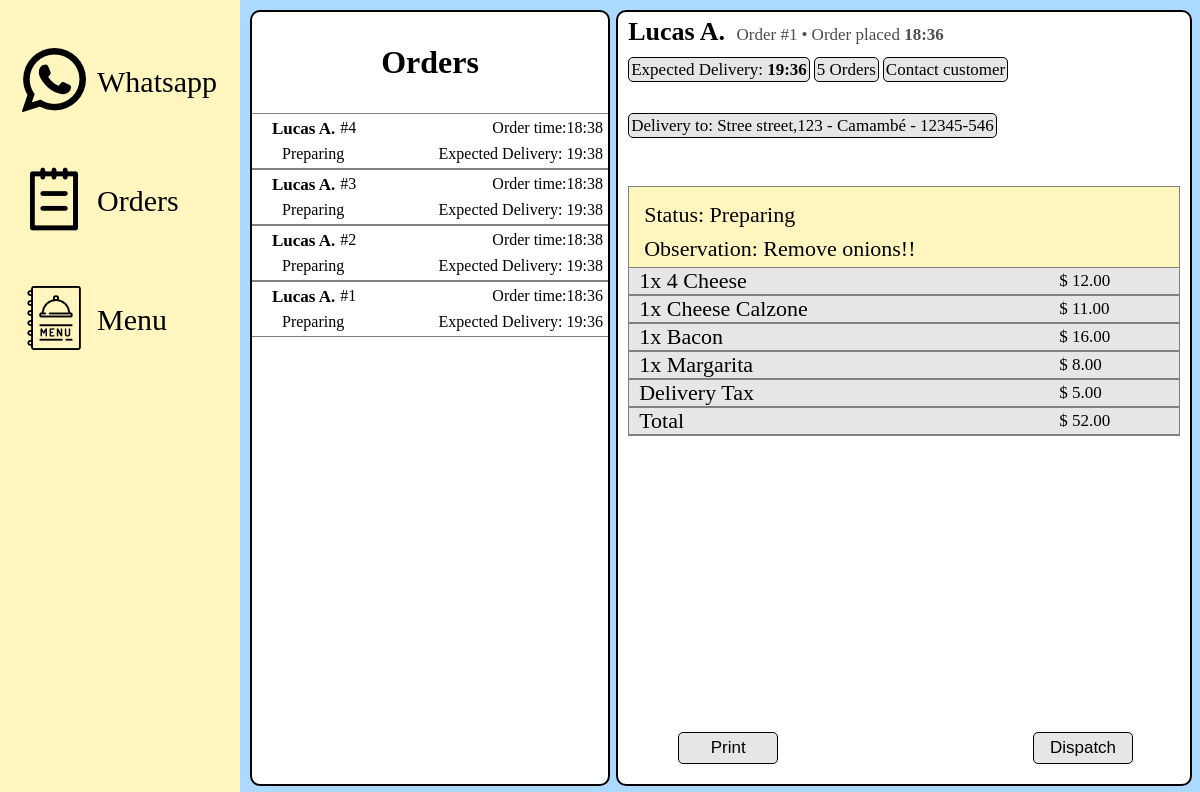
/manage/1, run on the app's committed database.
### Bot/models.py (models this page shows, shortened)
class Orders(models.Model):
    contact_id = models.ForeignKey(Contacts, on_delete=models.CASCADE)
    total_value = models.FloatField(blank=True)
    order_date = models.DateTimeField(blank=True, null=True)
    deliver_address = models.TextField(blank=True)
    status = models.CharField(max_length=12, blank=True)
    observation = models.CharField(max_length=250, blank=True)
    def get_id(self):
        return f"{self.id}"
    class Meta: verbose_name_plural = 'Orders'

class Contacts(models.Model):
    name = models.CharField(max_length=32)
    phone_number = models.CharField(max_length=16, unique=True)
    class Meta: verbose_name_plural = 'Contacts'

class Order_Products(models.Model):
    order_id = models.ForeignKey(Orders, on_delete=models.CASCADE)
    product_id = models.ForeignKey(Products, on_delete=models.CASCADE)
    quantity = models.IntegerField()
    total = models.FloatField()
    class Meta: verbose_name_plural = 'Order_Products'

class Products(models.Model):
    name = models.CharField(max_length=80)
    price = models.FloatField()
    image = models.ImageField(upload_to=MEDIA_ROOT,blank=True, null=True)
    description = models.TextField(blank=True)
    category = models.ForeignKey(
        Categories,
        on_delete=models.CASCADE
    )
    class Meta: verbose_name_plural = 'Prodcuts'

### Bot/views.py (the view)
# urls.py: path('manage/', manage, name='manage'),
def manage(request, **kwargs):
    orders = Orders.objects.filter(status__in = ('Delivering', 'Preparing')).order_by('-order_date')
    if request.method == 'POST' or kwargs:
        id = kwargs.get('id')
        if request.POST.get('id') != None:
            id = request.POST.get('id')
        active_order = Orders.objects.get(id = id)
        if request.POST.get('print'):
            print_receipt(id)
        if request.POST.get('button_dispatch'):
            active_order.status = 'Delivering'
            send_message(RESPONSES['Delivering'],active_order.contact_id.phone_number,active_order.contact_id)
            active_order.save()
        if request.POST.get('button_finish'):
            active_order.status = 'Done'
            send_interactive_message(RESPONSES["Finish"],active_order.contact_id.phone_number,active_order.contact_id)
            send_message(RESPONSES['Finish_Social'],active_order.contact_id.phone_number,active_order.contact_id)
            active_order.save()
            return redirect('manage')
        num_orders = Orders.objects.filter(contact_id = active_order.contact_id).count()
        order_procuts = Order_Products.objects.filter(order_id = id)
    else:
        active_order = None
        num_orders = 0
        order_procuts = None
    return render(request, 'Manage/manage.html', {'delivery_price' : DELIVERY_PRICE,'orders' : orders, 'delivery_time' : DELIVERY_TIME, 'active_order' : active_order, 'num_order' : num_orders, 'order_products' : order_procuts})

### Bot/templates/Manage/manage.html (shortened to what this page needs)
{% extends 'main.html' %}
{% load static %}
{% block styles %}
    <link rel="stylesheet" href="{% static 'css/manage.css' %}">
{% endblock %}
{% block content %}
    <section id="order_box">
        <p class="orders">Orders</p>
        <form method="POST"> {% csrf_token %}
            {% for order in orders %}
            <button class="buttonorder" type="submit" name="id" value="{{ order.get_id }}">
                <div class="order">
                    <span class="name">{{ order.contact_id.name }}</span><span class="order_id">#{{ order.id }}</span>
                    <span class="time">Order time:{{ order.order_date|time:"H:i" }}</span><br><br>
                    <span class="status">{{ order.status }}</span><span class="time_limit">Expected Delivery: {{ order.order_date|add:delivery_time|time:"H:i"}}</span>
                </div>
            </button>
            {% endfor %}
        </form>
    </section>
    <section id="active_order">
        {% if active_order %}
        <div class="header_order">
            <span class="name_order">{{ active_order.contact_id.name }} </span>
            <span class="order_number">Order #{{ active_order.id }}</span>
            <span class="time_order">• Order placed <b>{{ active_order.order_date|time:"H:i"}}</b></span><br><br>
            <span class="time_limit_order">Expected Delivery: <b>{{ active_order.order_date|add:delivery_time|time:"H:i"}}</b></span>
            <span class="customer_order_number">{{ num_order }} Orders</span>
            <a href="{% url 'chat_id' active_order.contact_id.id %}"><span class="customer_contact">Contact customer</span></a><br><br><br>
            <span class="order_address"> Delivery to: {{ active_order.deliver_address }}</span>
        </div>
        <div class="body_order">
            <div class="status_color">
                <span class="order_status">Status: {{ active_order.status }}</span><br><br>
                <span class="order_description">Observation: {{ active_order.observation }}</span>
            </div>
            {% for product in order_products %}
                <div class="list">
                    <span class="item">{{ product.quantity}}x {{ product.product_id.name }}</span>
                    <span class="total">$ {{ product.total|stringformat:".2f" }}</span><br>
                </div>
            {% endfor %}
            <div class="details">
                <div class="list">
                    <span class="item">Delivery Tax</span>
                    <span class="total">$ {{ delivery_price|stringformat:".2f" }}</span><br>
                </div>
                <div class="list">
                    <span class="item">Total</span>
                    <span class="total">$ {{ active_order.total_value|add:delivery_price|stringformat:".2f" }}</span><br>
                </div>
            </div>
        </div>
        <div class="buttons_order">
            <form method="POST"> {% csrf_token %}
                {% if active_order.status == 'Preparing' %}
                    <input class="dispatch_finish" type="submit" value="Dispatch" name="button_dispatch">
                {% endif %}
                <input class="print" type="submit" value="Print" name="print">
            </form>
        </div>
        {% else %}
            <span class="noneselected"><center>Select an Order!!</center></span>
        {% endif %}
    </section>
{% endblock %}

### Bot/static/css/manage.css (style rules this page uses)
#order_box { position: absolute; margin-top: 10px; margin-left: 10px; width: 30%; height: 97%; background-color: #FFFFFF; border: 2px solid black; border-radius: 10px; box-sizing: border-box; }
#active_order { position: absolute; background-color: #FFFFFF; margin-top: 10px; right: 0; margin-right: 0.65%; width: 48%; height: 97%; border: 2px solid black; border-radius: 10px; box-sizing: border-box; }
.order { height: 10%; color: black; }
.orders { position: relative; text-align: center; font-size: 32px; font-weight: bold; }
button.buttonorder { position: relative; width: 100%; background: none; color: inherit; border: none; padding: 0; font: inherit; cursor: pointer; outline: inherit; border-top: 1px solid grey; border-bottom: 1px solid grey; }
.time { position: relative; float: right; top: 5px; right: 5px; }
.name { position: relative; float: left; margin-left: 20px; top: 5px; font-size: 17px; font-weight: bold; }
.status { position: relative; float: left; left: 30px; bottom: 5px; }
.order_id { position: relative; margin-left: 5px; top: 5px; float: left; }
.time_limit { position: relative; float: right; right: 5px; bottom: 5px; }
.name_order { position: relative; font-size: 26px; font-weight: bold; left: 10px; top: 5px; }
.order_number, .time_order { position: relative; left: 15px; top: 5px; opacity: 0.7; font-size: 17px; }
.time_limit_order, .customer_order_number, .customer_contact, .order_address { padding: 2px; border: 1px solid black; position: relative; font-size: 17px; left: 10px; border-radius: 5px; background-color: rgb(230, 230, 230); }
.body_order { margin: 10px; border: 1px solid grey; position: relative; margin-top: 50px; }
.list { border-top: 1px solid grey; border-bottom: 1px solid grey; background-color: rgb(230, 230, 230); }
.order_status { top: 10px; }
.status_color { background-color: #FFF6BF; padding: 5px; }
.order_status, .item, .order_description { position: relative; left: 10px; font-size: 22px; }
.total { top: 3px; text-align: left; position: relative; float: right; font-size: 17px; min-width: 120px; }
.buttons_order { position: absolute; width: 90%; bottom: 0; margin-bottom: 20px; }
.dispatch_finish, .print { position: relative; border-radius: 5px; background-color: rgb(230, 230, 230); font-size: 17px; border: 1px solid black; width: 100px; padding: 5px; }
.print { left: 60px; }
.dispatch_finish { float: right; }

### Bot/static/css/main.css (style rules this page uses)
body { margin: 0; }
a:link, a:visited { text-decoration: none; color: black; }

### data on the page
Orders: contact_id.name "Lucas A.", id "4", order_date "18:38", status "Preparing", order_date|add "19:38"
Orders: contact_id.name "Lucas A.", id "3", order_date "18:38", status "Preparing", order_date|add "19:38"
Orders: contact_id.name "Lucas A.", id "2", order_date "18:38", status "Preparing", order_date|add "19:38"
Orders: contact_id.name "Lucas A.", id "1", order_date "18:36", status "Preparing", order_date|add "19:36", deliver_address "Stree street,123 - Camambé - 12345-546", observation "Remove onions!!", total_value|add "52.00"
Order_Products: quantity "1", product_id.name "4 Cheese", total "12.00"
Order_Products: quantity "1", product_id.name "Cheese Calzone", total "11.00"
Order_Products: quantity "1", product_id.name "Bacon", total "16.00"
Order_Products: quantity "1", product_id.name "Margarita", total "8.00"

### other printed values
{{ num_order }} "5"
{{ delivery_price|stringformat:".2f" }} "5.00"
